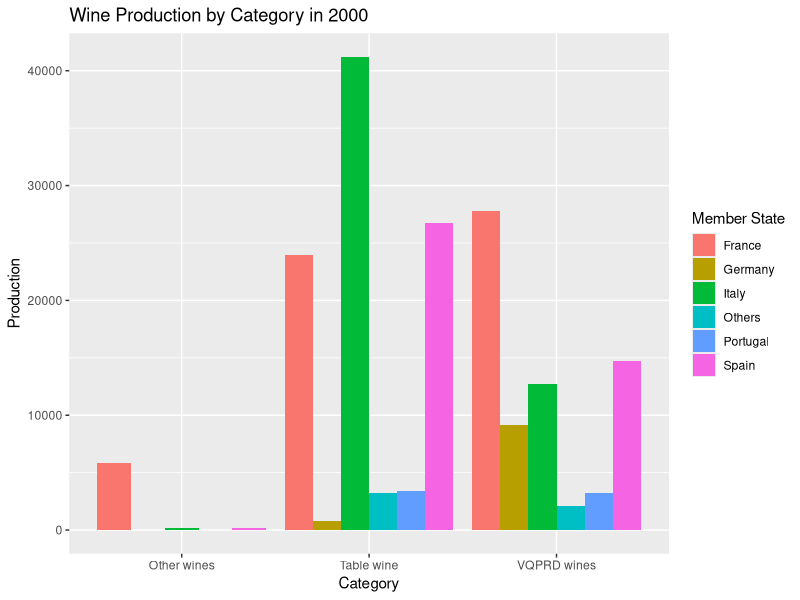
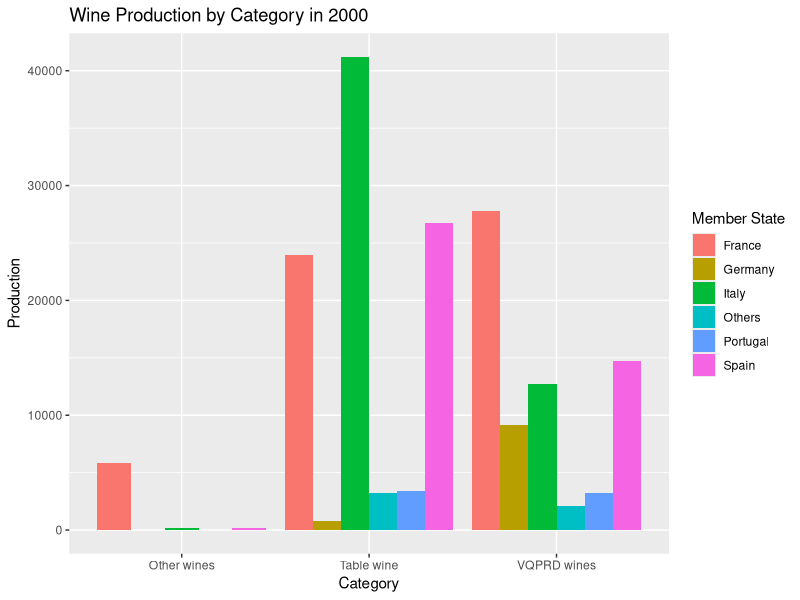

Source code (R) for these figures, in order:
library(readxl)
library(ggplot2)

data = read_excel("Exc2/wine_prod_EU.xlsx")
data = subset(data, Category != '-' & `Product Group` != 'Non-Vinified')
data2000 = subset(data, Year == 2000)

data2000$`Member State`[
  data2000$`Member State` != 'France' & 
  data2000$`Member State` != 'Italy' &
  data2000$`Member State` != 'Spain' &
  data2000$`Member State` != 'Germany' &
  data2000$`Member State` != 'Portugal'] <- 'Others'

ggplot(data2000, aes(x = Category, y = Production, fill = `Member State`)) +
  geom_bar(stat = "identity", position = "dodge") +
  labs(
    title = "Wine Production by Category in 2000",
    x = "Category",
    y = "Production"
  )

ggsave("plot.png", width = 5, height = 3)